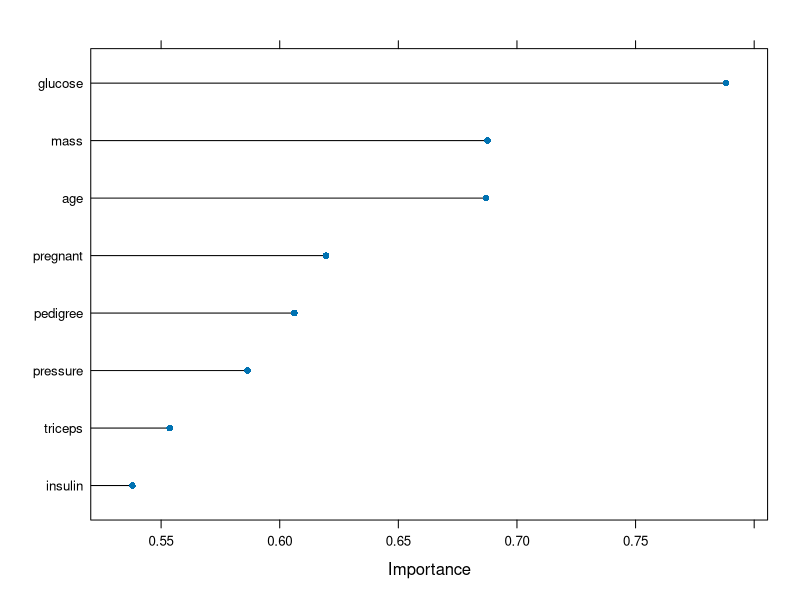
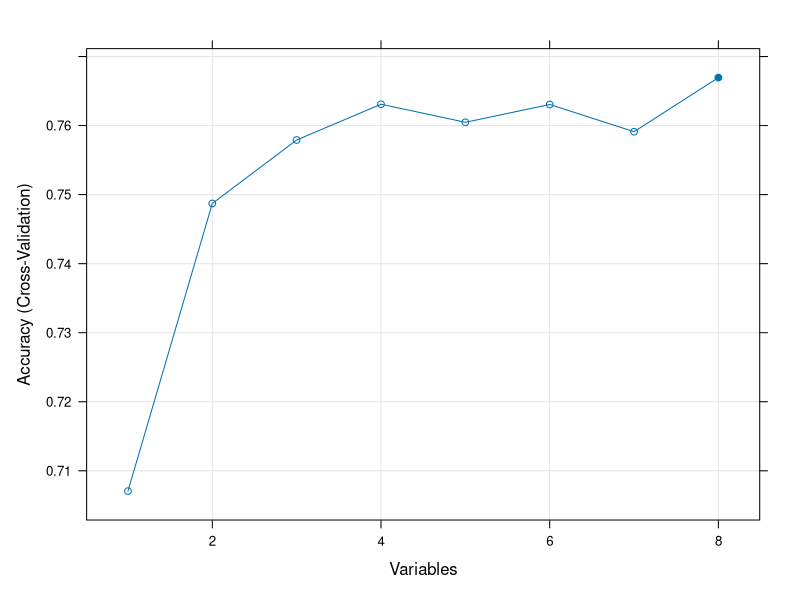

Reproduce these figures in R, in order.
## In this code, we study the art of "feature selection," picking the best subgroup of features to use when building a model
## with the given data.

## We begin by removing correlations >75%.  Why are correlations unwanted?

set.seed(7)
# load the library
library(mlbench)
library(caret)
# load the data
data(PimaIndiansDiabetes)
# calculate correlation matrix
correlationMatrix <- cor(PimaIndiansDiabetes[,1:8])
# summarize the correlation matrix
print(correlationMatrix)
# find attributes that are highly corrected (ideally >0.75)
highlyCorrelated <- findCorrelation(correlationMatrix, cutoff=0.5)
# print indexes of highly correlated attributes
print(highlyCorrelated)

# ensure results are repeatable
set.seed(7)
# load the library
library(mlbench)
library(caret)
# load the dataset
data(PimaIndiansDiabetes)
# prepare training scheme
control <- trainControl(method="repeatedcv", number=10, repeats=3)
# train the model
model <- train(diabetes~., data=PimaIndiansDiabetes, method="lvq", preProcess="scale", trControl=control)
# estimate variable importance
importance <- varImp(model, scale=FALSE)
# summarize importance
print(importance)
# plot importance
plot(importance)

## Here we look at all combinations of subsets of our original features to see which variables make the 
## strongest models

# ensure the results are repeatable
set.seed(7)
# load the library
library(mlbench)
library(caret)
# load the data
data(PimaIndiansDiabetes)
# define the control using a random forest selection function
control <- rfeControl(functions=rfFuncs, method="cv", number=10)
# run the RFE algorithm
results <- rfe(PimaIndiansDiabetes[,1:8], PimaIndiansDiabetes[,9], sizes=c(1:8), rfeControl=control)
# summarize the results
print(results)
# list the chosen features
predictors(results)
# plot the results
plot(results, type=c("g", "o"))
